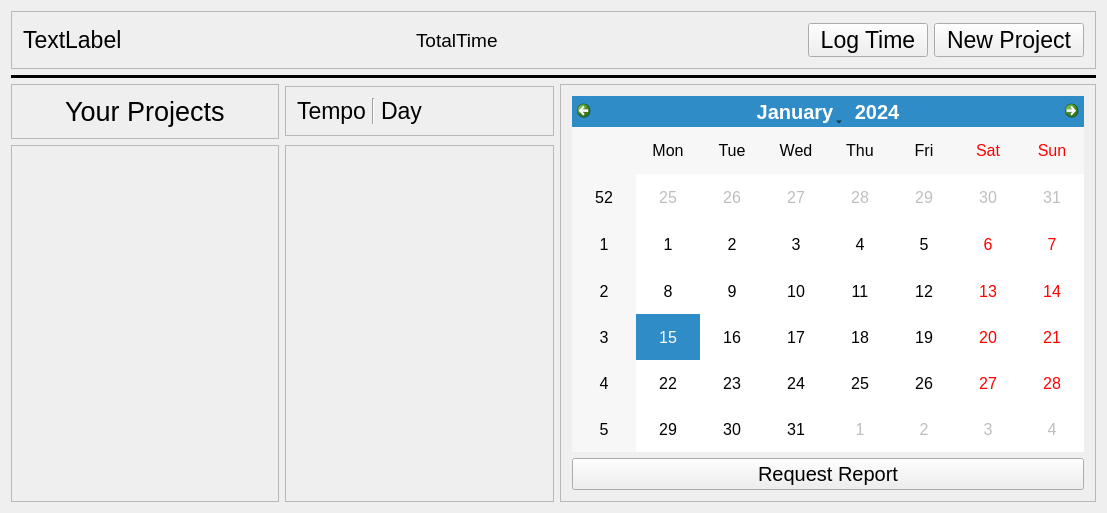
<?xml version="1.0" encoding="UTF-8"?>
<ui version="4.0">
 <class>MainWindow</class>
 <widget class="QMainWindow" name="MainWindow">
  <property name="geometry">
   <rect>
    <x>0</x>
    <y>0</y>
    <width>1107</width>
    <height>513</height>
   </rect>
  </property>
  <property name="font">
   <font>
    <pointsize>17</pointsize>
   </font>
  </property>
  <property name="windowTitle">
   <string>MainWindow</string>
  </property>
  <property name="windowOpacity">
   <double>1.000000000000000</double>
  </property>
  <widget class="QWidget" name="centralWidget">
   <layout class="QGridLayout" name="gridLayout">
    <item row="2" column="0">
     <widget class="QFrame" name="your_projects_title">
      <property name="maximumSize">
       <size>
        <width>16777215</width>
        <height>70</height>
       </size>
      </property>
      <property name="frameShape">
       <enum>QFrame::StyledPanel</enum>
      </property>
      <property name="frameShadow">
       <enum>QFrame::Raised</enum>
      </property>
      <layout class="QHBoxLayout" name="horizontalLayout">
       <item>
        <widget class="QLabel" name="user_2">
         <property name="sizePolicy">
          <sizepolicy hsizetype="Fixed" vsizetype="Preferred">
           <horstretch>0</horstretch>
           <verstretch>0</verstretch>
          </sizepolicy>
         </property>
         <property name="maximumSize">
          <size>
           <width>16777215</width>
           <height>100</height>
          </size>
         </property>
         <property name="font">
          <font>
           <pointsize>20</pointsize>
          </font>
         </property>
         <property name="text">
          <string>Your Projects</string>
         </property>
        </widget>
       </item>
      </layout>
     </widget>
    </item>
    <item row="3" column="0">
     <widget class="QScrollArea" name="projects">
      <property name="widgetResizable">
       <bool>true</bool>
      </property>
      <widget class="QWidget" name="scroll">
       <property name="geometry">
        <rect>
         <x>0</x>
         <y>0</y>
         <width>267</width>
         <height>363</height>
        </rect>
       </property>
      </widget>
     </widget>
    </item>
    <item row="1" column="0" colspan="4">
     <widget class="Line" name="line">
      <property name="sizePolicy">
       <sizepolicy hsizetype="Minimum" vsizetype="Fixed">
        <horstretch>10</horstretch>
        <verstretch>0</verstretch>
       </sizepolicy>
      </property>
      <property name="maximumSize">
       <size>
        <width>16777215</width>
        <height>3</height>
       </size>
      </property>
      <property name="font">
       <font>
        <family>Pristina</family>
        <pointsize>1</pointsize>
        <weight>75</weight>
        <bold>true</bold>
       </font>
      </property>
      <property name="frameShadow">
       <enum>QFrame::Plain</enum>
      </property>
      <property name="lineWidth">
       <number>3</number>
      </property>
      <property name="midLineWidth">
       <number>3</number>
      </property>
      <property name="orientation">
       <enum>Qt::Horizontal</enum>
      </property>
     </widget>
    </item>
    <item row="2" column="1">
     <widget class="QFrame" name="activities_title">
      <property name="maximumSize">
       <size>
        <width>16777215</width>
        <height>50</height>
       </size>
      </property>
      <property name="frameShape">
       <enum>QFrame::StyledPanel</enum>
      </property>
      <property name="frameShadow">
       <enum>QFrame::Raised</enum>
      </property>
      <layout class="QHBoxLayout" name="horizontalLayout_3">
       <item>
        <widget class="QLabel" name="tempo">
         <property name="sizePolicy">
          <sizepolicy hsizetype="Fixed" vsizetype="Preferred">
           <horstretch>0</horstretch>
           <verstretch>0</verstretch>
          </sizepolicy>
         </property>
         <property name="text">
          <string>Tempo</string>
         </property>
        </widget>
       </item>
       <item>
        <widget class="Line" name="line_2">
         <property name="orientation">
          <enum>Qt::Vertical</enum>
         </property>
        </widget>
       </item>
       <item>
        <widget class="QLabel" name="day">
         <property name="text">
          <string>Day</string>
         </property>
        </widget>
       </item>
      </layout>
     </widget>
    </item>
    <item row="2" column="2" rowspan="2" colspan="2">
     <widget class="QFrame" name="frame">
      <property name="font">
       <font>
        <family>MS Shell Dlg 2</family>
        <pointsize>15</pointsize>
       </font>
      </property>
      <property name="frameShape">
       <enum>QFrame::StyledPanel</enum>
      </property>
      <property name="frameShadow">
       <enum>QFrame::Raised</enum>
      </property>
      <layout class="QVBoxLayout" name="verticalLayout_4">
       <item>
        <widget class="QCalendarWidget" name="calendarWidget">
         <property name="sizePolicy">
          <sizepolicy hsizetype="Preferred" vsizetype="Preferred">
           <horstretch>0</horstretch>
           <verstretch>0</verstretch>
          </sizepolicy>
         </property>
         <property name="font">
          <font>
           <family>MS Shell Dlg 2</family>
           <pointsize>12</pointsize>
          </font>
         </property>
        </widget>
       </item>
       <item>
        <widget class="QPushButton" name="request_report">
         <property name="text">
          <string>Request Report</string>
         </property>
        </widget>
       </item>
      </layout>
     </widget>
    </item>
    <item row="0" column="0" colspan="4">
     <widget class="QFrame" name="frame_3">
      <property name="maximumSize">
       <size>
        <width>16777215</width>
        <height>60</height>
       </size>
      </property>
      <property name="frameShape">
       <enum>QFrame::StyledPanel</enum>
      </property>
      <property name="frameShadow">
       <enum>QFrame::Raised</enum>
      </property>
      <layout class="QHBoxLayout" name="horizontalLayout_2">
       <item>
        <widget class="QLabel" name="user">
         <property name="text">
          <string>TextLabel</string>
         </property>
        </widget>
       </item>
       <item>
        <widget class="QLabel" name="totaltime">
         <property name="maximumSize">
          <size>
           <width>16777215</width>
           <height>30</height>
          </size>
         </property>
         <property name="font">
          <font>
           <pointsize>14</pointsize>
          </font>
         </property>
         <property name="text">
          <string>TotalTime</string>
         </property>
        </widget>
       </item>
       <item>
        <widget class="QPushButton" name="log_time">
         <property name="maximumSize">
          <size>
           <width>120</width>
           <height>70</height>
          </size>
         </property>
         <property name="text">
          <string>Log Time</string>
         </property>
        </widget>
       </item>
       <item>
        <widget class="QPushButton" name="new_project">
         <property name="maximumSize">
          <size>
           <width>150</width>
           <height>70</height>
          </size>
         </property>
         <property name="text">
          <string>New Project</string>
         </property>
        </widget>
       </item>
      </layout>
     </widget>
    </item>
    <item row="3" column="1">
     <widget class="QScrollArea" name="activities">
      <property name="widgetResizable">
       <bool>true</bool>
      </property>
      <property name="alignment">
       <set>Qt::AlignLeading|Qt::AlignLeft|Qt::AlignVCenter</set>
      </property>
      <widget class="QWidget" name="scrollAreaWidgetContents_2">
       <property name="geometry">
        <rect>
         <x>0</x>
         <y>0</y>
         <width>268</width>
         <height>363</height>
        </rect>
       </property>
      </widget>
     </widget>
    </item>
   </layout>
  </widget>
 </widget>
 <layoutdefault spacing="6" margin="11"/>
 <resources/>
 <connections/>
</ui>
